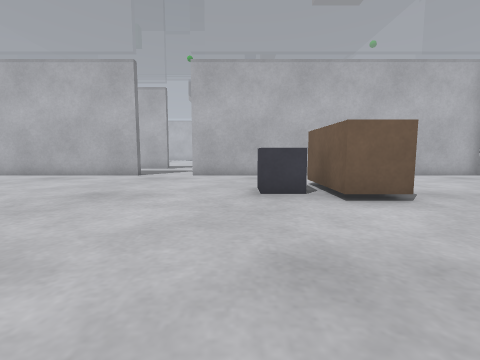
view 1 (above)

24 first-person views from a walk through a robot-simulator world made for Gazebo. The camera is 0.5 m above the floor, tilts 6° down and sees 85° across. The lines on the ground mark 1 m squares. The floor is counted in squares, 0.5 m on a side. Each view is taken from the middle of a square. On the plan, view 1 faces up. The plan holds only what a view shows up to about 11 squares ahead; the rest is blank. The place goes on beyond the plan.

view 2
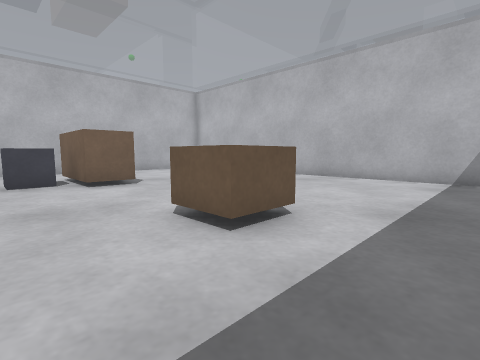

view 3
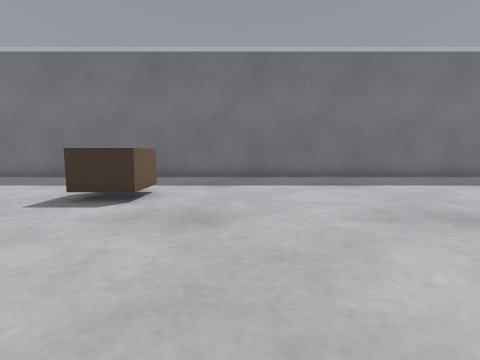

view 4
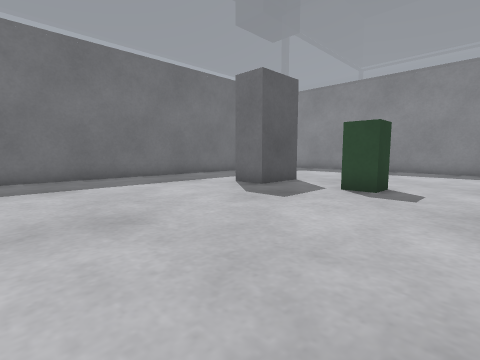

view 5
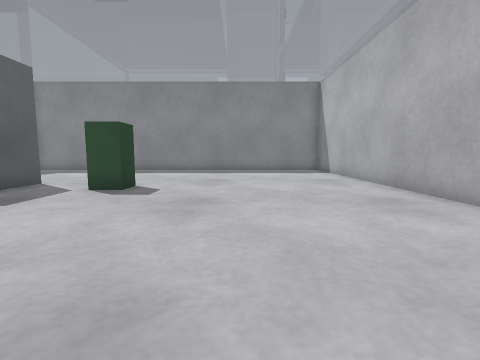

view 6
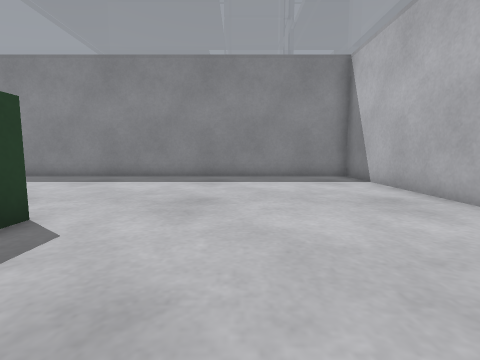

view 7
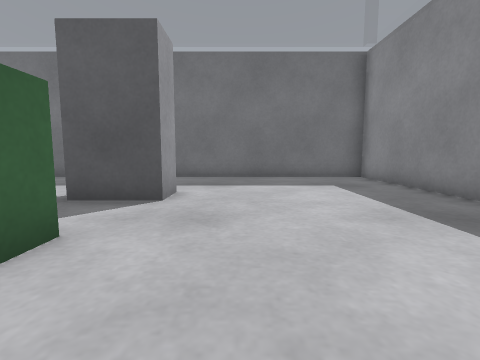

view 8
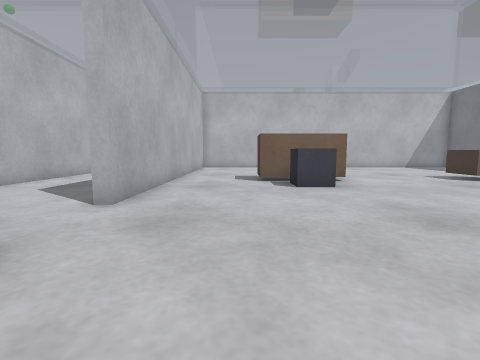

view 9
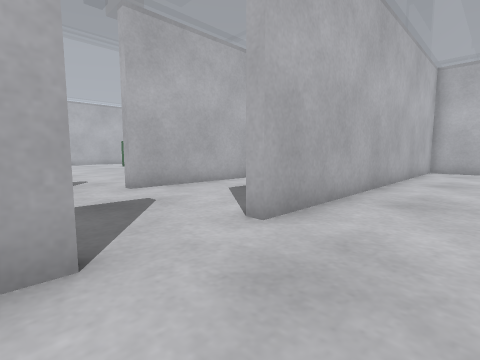

view 10
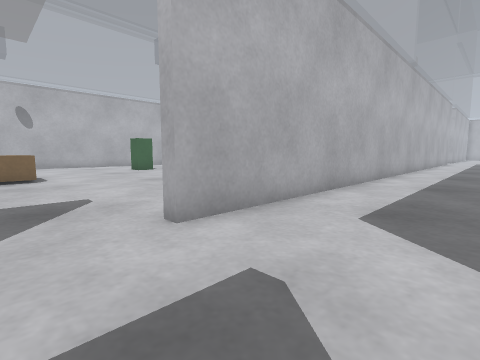

view 11
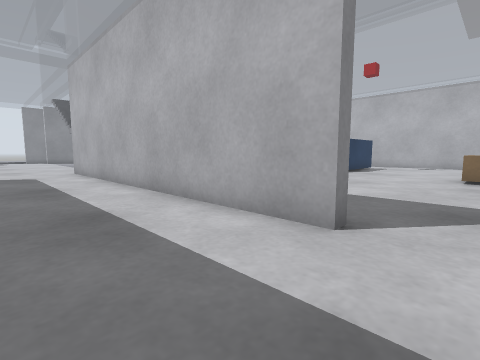

view 12
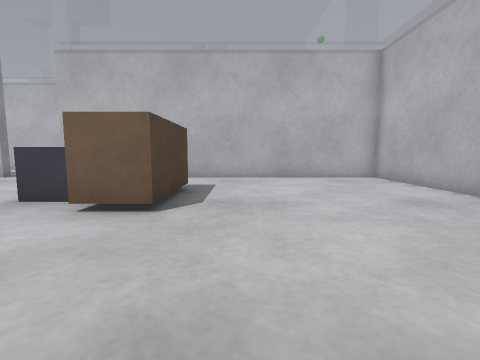

view 13
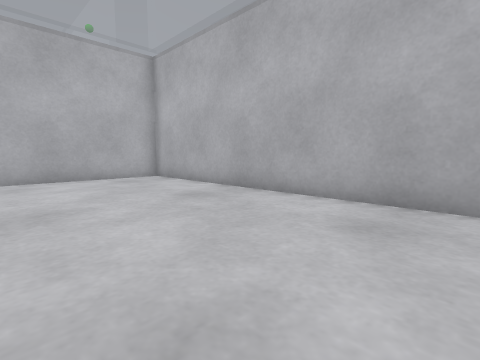

view 14
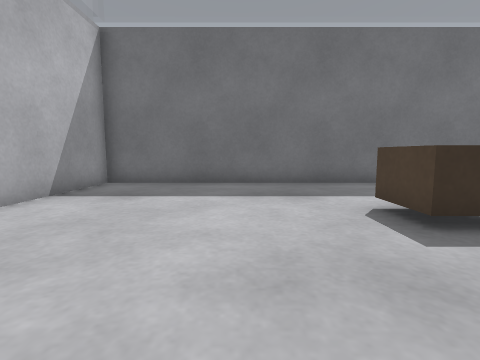

view 15
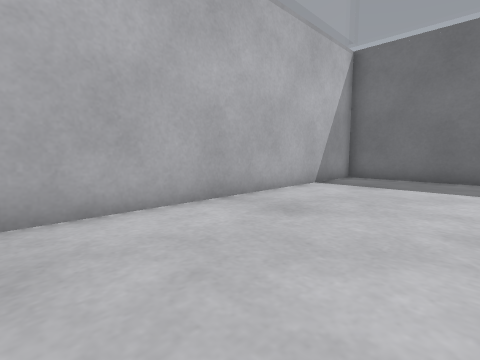

view 16
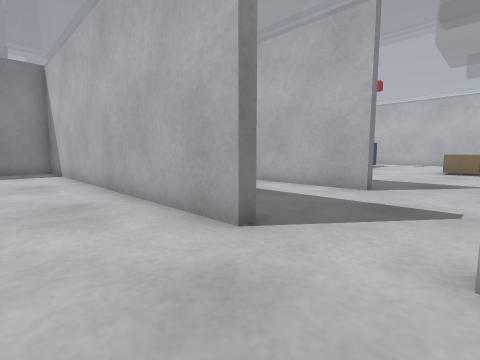

view 17
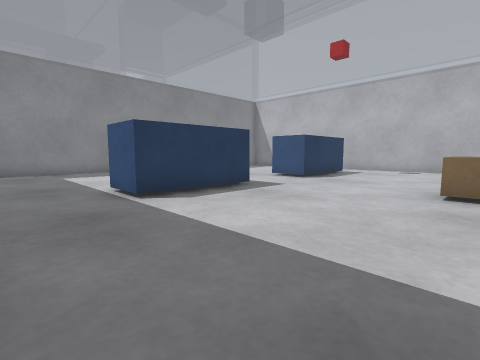

view 18
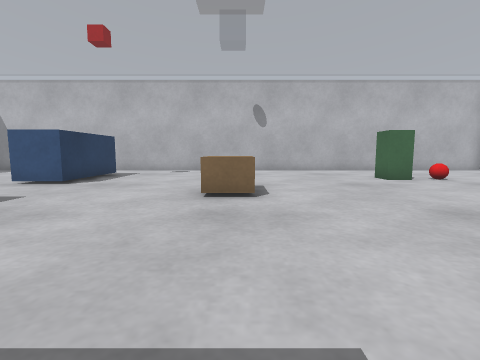

view 19
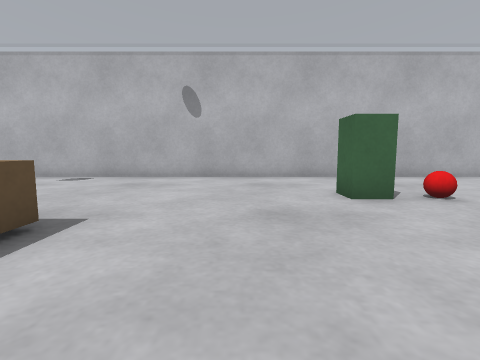

view 20
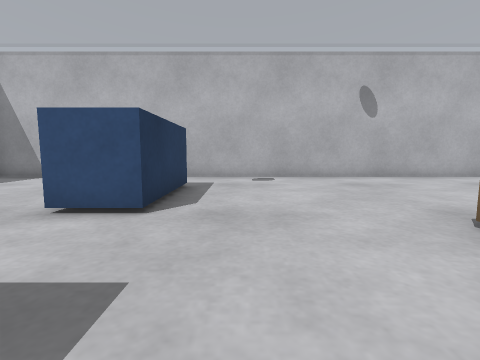

view 21
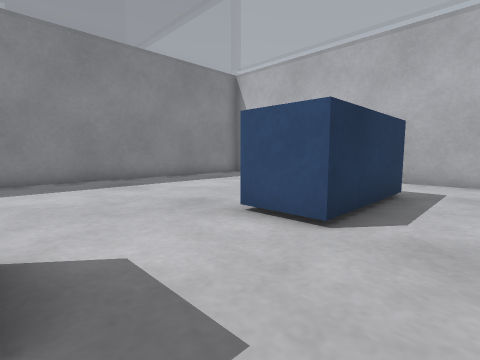

view 22
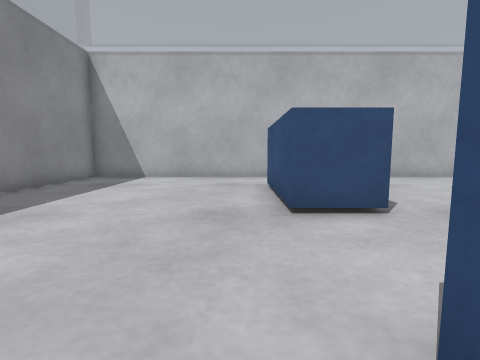

view 23
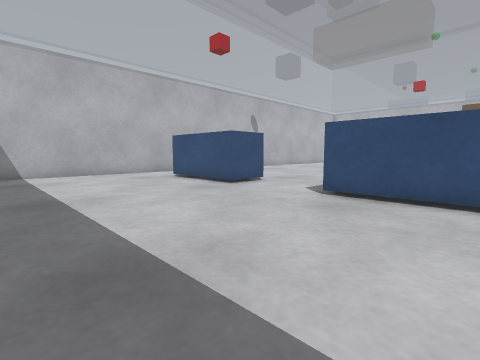

view 24
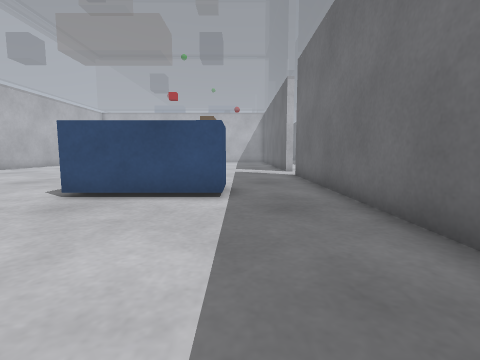

### Floor plan
Points are (right, up) in squares from view 1. A wall is a line through its corners. A room is listed if a view was taken in it or the views show most of it. See-through windows are left out.
Room 1 (views 1, 2, 3, 4, 5, 6, 7, 8, 9, 12, 13, 14, 15, 16)
walls: (-4.5, 11.9) (-4.5, 11.4) (-16.9, 11.4) (-16.9, -4.6) (10.4, -4.6) (10.4, 11.4) (-2.1, 11.4) (-2.1, 11.9)
ways out: opening at (-3.5, 11.5) to room 2
objects: grey box (-10, -1) to (-8, 1); green box (-10, 3) to (-9, 4); grey box (0, 6) to (2, 7); brown box (2, -1) to (4, 1); brown box (2, 5) to (4, 8)
Room 2 (views 10, 11)
walls: (-4.5, 16.2) (-15.9, 16.2); (8.9, 16.2) (-2.1, 16.2)
ways out: opening at (-3.5, 11.5) to room 1; opening at (-3.5, 16.5) to room 3
Room 3 (views 17, 18, 19, 20, 21, 22, 23, 24)
walls: (-2.1, 16.2) (-2.1, 16.6); (-13.4, 16.6) (-4.5, 16.6) (-4.5, 16.2); (-16.9, 19.1) (-16.9, 17.5); (9.8, 32.6) (-16.9, 32.6) (-16.9, 23.4)
ways out: opening at (-3.5, 16.5) to room 2
objects: blue box (-10, 19) to (-9, 23); blue box (-10, 26) to (-9, 30); brown box (-4, 24) to (-3, 25); green box (2, 28) to (3, 28); red ball (4, 28) to (5, 28)

Where each view was taken, in squares from view 1:
view 1: 0 up, 0 right, facing up
view 2: 3 down, 0 right, facing up-right
view 3: 6 up, 0 right, facing down
view 4: 6 up, 2 left, facing down-left
view 5: 7 up, 2 left, facing left
view 6: 7 up, 6 left, facing left
view 7: 6 up, 12 left, facing down
view 8: 9 up, 7 left, facing right
view 9: 9 up, 5 left, facing up-right
view 10: 13 up, 4 left, facing up-right
view 11: 13 up, 3 left, facing up-left
view 12: 1 up, 5 right, facing up
view 13: 1 up, 5 right, facing up-right
view 14: 4 up, 6 right, facing down
view 15: 6 up, 6 right, facing down-right
view 16: 9 up, 2 left, facing up-left
view 17: 17 up, 3 left, facing up-left
view 18: 18 up, 3 left, facing up
view 19: 22 up, 0 right, facing up
view 20: 22 up, 7 left, facing up
view 21: 23 up, 7 left, facing up-left
view 22: 22 up, 11 left, facing up
view 23: 20 up, 16 left, facing up-right
view 24: 19 up, 16 left, facing right
